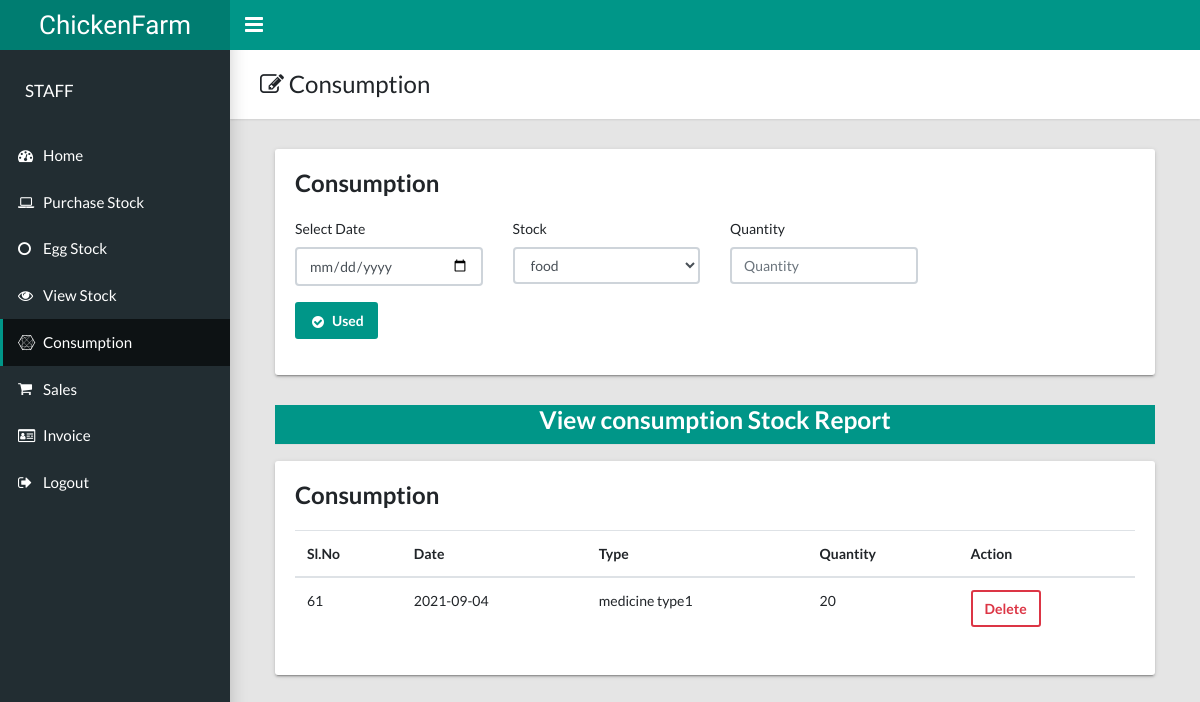
The app's page /consum.php (signed in) with its own data.
### tables this page shows
CREATE TABLE `consumption` (
  `conid` int(20) NOT NULL,
  `date` date NOT NULL,
  `type` varchar(100) NOT NULL,
  `qty` int(100) NOT NULL
);

### consum.php (the view, shortened to what this page needs)
<?php
if(isset($_SESSION['estaff']))
{
?>
<!DOCTYPE html>
<html lang="en">
  <head>
    <link rel="stylesheet" type="text/css" href="css/main.css">
    <link rel="stylesheet" type="text/css" href="https://maxcdn.bootstrapcdn.com/font-awesome/4.7.0/css/font-awesome.min.css">
  </head>
  <body class="app sidebar-mini rtl">
    <header class="app-header"><a class="app-header__logo" href="index.html">ChickenFarm</a>
      <a class="app-sidebar__toggle" href="#" data-toggle="sidebar" aria-label="Hide Sidebar"></a>
    </header>
    <aside class="app-sidebar">
      <div class="app-sidebar__user"><img class="app-sidebar__user-avatar" >
        <div>
          <p class="app-sidebar__user-name">STAFF</p>
        </div>
      </div>
      <ul class="app-menu">
        <li><a class="app-menu__item" href="home.php"><i class="app-menu__icon fa fa-dashboard"></i><span class="app-menu__label">Home</span></a></li>
		<li><a class="app-menu__item" href="purchasestock.php"><i class="app-menu__icon fa fa-laptop"></i><span class="app-menu__label">Purchase Stock</span></a></li>
		<li><a class="app-menu__item " href="Eggstock.php"><i class="app-menu__icon fa fa-circle-o"></i><span class="app-menu__label">Egg Stock</span></a></li>
		<li><a class="app-menu__item" href="viewstock.php"><i class="app-menu__icon fa fa-eye"></i><span class="app-menu__label">View Stock</span></a></li>
		<li><a class="app-menu__item active" href="consum.php"><i class="app-menu__icon fa fa-connectdevelop"></i><span class="app-menu__label">Consumption</span></a></li>
		<li><a class="app-menu__item" href="sales.php"><i class="app-menu__icon fa fa-shopping-cart"></i><span class="app-menu__label">Sales</span></a></li>
		<li><a class="app-menu__item" href="salesinvoice.php"><i class="app-menu__icon fa fa-id-card-o"></i><span class="app-menu__label">Invoice</span></a></li>
		<li><a class="app-menu__item" href="logout.php"><i class="app-menu__icon fa fa-sign-out"></i><span class="app-menu__label">Logout</span></a></li>
	  </ul>
    </aside>
    <main class="app-content">
      <div class="app-title">
        <div>
          <h1><i class="fa fa-edit"></i> Consumption</h1>
        </div>
      </div>
         <div class="col-md-12">
          <div class="tile">
            <h3 class="tile-title">Consumption</h3>
            <div class="tile-body">
              <form class="row" action="#" method="post">
                <div class="form-group col-md-3">
                  <label class="control-label">Select Date</label>
                  <input class="form-control" type="date" name="date" required>
                </div>
                <div class="form-group col-md-3">
                  <label class="control-label">Stock</label>
				  <select class="form-control" name="type">
				  <optgroup label="Select Stock">
				  <?php
							        include('config.php');
							        $q=mysqli_query($con,"select * from stock where category='consumption' ")or die(mysqli_query($con));
							        while($row=mysqli_fetch_array($q)){
							        	?>
							        	<option value="<?php echo $row['stockname'];?>"><?php echo $row['stockname'];?></option>
							        	<?php
							        }
							        ?>
				  </select>
                </div>
				<div class="form-group col-md-3">
                  <label class="control-label">Quantity</label>
                  <input class="form-control" type="number" placeholder="Quantity" name="qty" required>
                </div>
                <div class="form-group col-md-4 align-self-end">
                  <button class="btn btn-primary" type="submit" name="used"><i class="fa fa-fw fa-lg fa-check-circle"></i>Used</button>
                </div>
              </form>
            </div>
          </div>
        </div>
		<div class="col-md-12">
		<div class="page-header text-white bg-primary">
              <center><h3 class="mb-3 line-head" id="buttons">View consumption Stock Report</h3></center>
          </div>
          <div class="tile">
            <h3 class="tile-title">Consumption</h3>
            <table class="table table-hover">
              <thead>
                <tr>
                  <th>Sl.No</th>
                  <th>Date</th>
                  <th>Type</th>
                  <th>Quantity</th>
                  <th>Action</th>
                </tr>
              </thead>
			  <?php
	include("config.php");
	$sql = "select * from consumption";
	$result = mysqli_query($con,$sql);
	$count=mysqlI_num_rows($result);
	if($count>0)
	{
		while($row = mysqli_fetch_array($result))
		{
			$conid=$row[0];
			$date=$row['date'];
			$type=$row['type'];
			$qty=$row['qty'];
			?>
              <tbody>
                <tr>
                  <td><?php echo $conid; ?></td>
                  <td><?php echo $date; ?></td>
                  <td><?php echo $type; ?></td>
                  <td><?php echo $qty; ?></td>
				  <form method="post" action="#">
                  <td><button class="btn btn-outline-danger" type="submit" name="delete">Delete</button></td>
				   </form>
                </tr>
                <?php
		}
	}
?>
              </tbody>
            </table>
          </div>
        </div>
    </main>
  </body>
</html>
<?php
}
else
{
	echo "<script> location.href='index.php'; </script>";
}
?>

### records on screen
consumption: conid "61", date "2021-09-04", type "medicine type1", qty "20"

### other values on screen
form field type "food"
